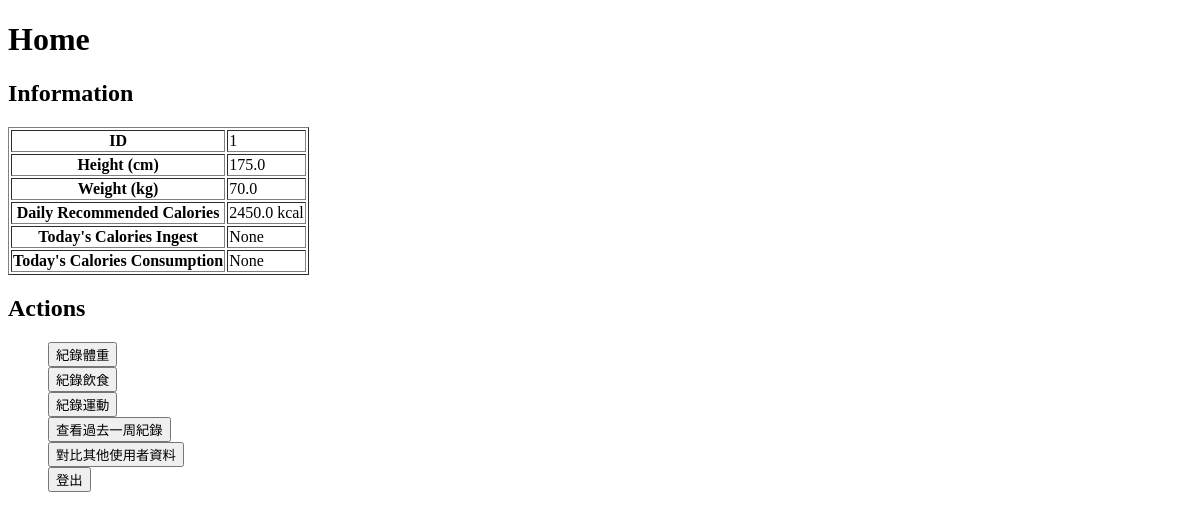
Before: /user_home/1 with the older database file.
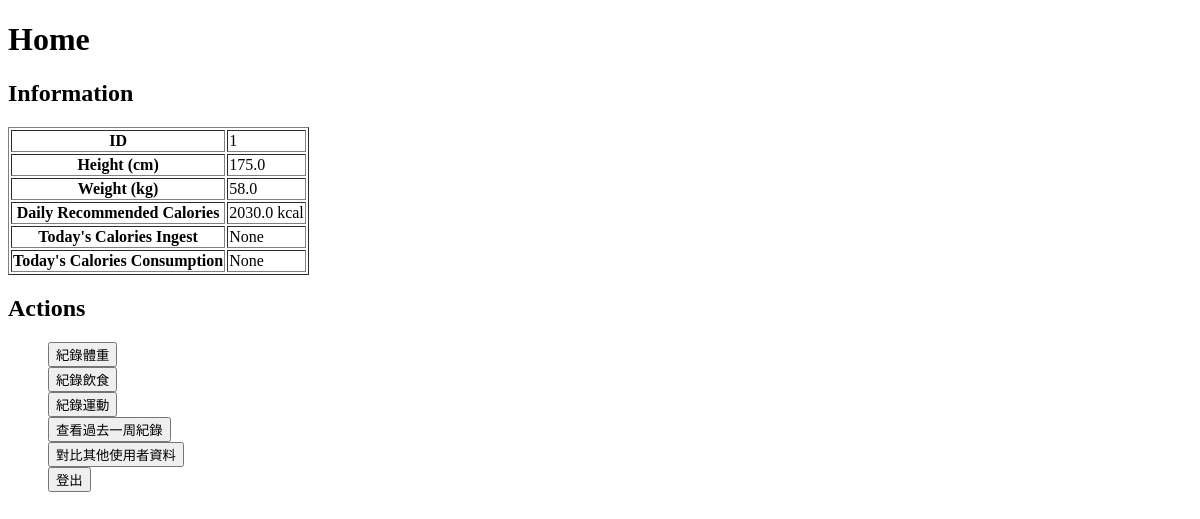
After: the same page with the newer database file.
### app.py (models this page shows)
class User(db.Model):
    id = db.Column(db.Integer, primary_key=True, autoincrement=True)
    weight = db.Column(db.Float, nullable=False)
    height = db.Column(db.Float, nullable=False)

### app.py (the view)
@app.route('/user_home/<int:user_id>')
def user_home(user_id):
    user = User.query.get(user_id)
    today_calories_consumption = (
        db.session.query(
            func.sum(UserExerciseRecord.calories_consumption)
        )
        .filter(UserExerciseRecord.user_id == user_id)
        .filter(UserExerciseRecord.date == datetime.utcnow().date())
        .scalar()
    )
    today_calories_ingest = (
        db.session.query(
            func.sum(UserCaloriesRecord.calories_ingest)
        )
        .filter(UserCaloriesRecord.user_id == user_id)
        .filter(UserCaloriesRecord.date == datetime.utcnow().date())
        .scalar()
    )
    return render_template('user_home.html',
                            user=user,
                            today_calories_consumption=today_calories_consumption,
                            today_calories_ingest=today_calories_ingest)

### templates/user_home.html (shortened to what this page needs)
<!DOCTYPE html>
<html lang="en">
<head>
</head>
<body>
    <h1>Home</h1>
    <h2>Information</h2>
    <table border="1">
        <tr>
            <th>ID</th>
            <td>{{ user.id }}</td>
        </tr>
        <tr>
            <th>Height (cm)</th>
            <td>{{ user.height }}</td>
        </tr>
        <tr>
            <th>Weight (kg)</th>
            <td>{{ user.weight }}</td>
        </tr>
        <tr>
            <th>Daily Recommended Calories</th>
            <td>{{ 35 * user.weight }} kcal</td>
        </tr>
        <tr>
            <th>Today's Calories Ingest</th>
            <td>{{ today_calories_ingest }}</td>
        </tr>
        <tr>
            <th>Today's Calories Consumption</th>
            <td>{{ today_calories_consumption }}</td>
        </tr>
    </table>
    <h2>Actions</h2>
    <ul>
        <form action="/record_weight" method="get">
            <button type="submit">紀錄體重</button>
        </form>
        <form action="/record_food" method="get">
            <button type="submit">紀錄飲食</button>
        </form>
        <form action="/record_exercise" method="get">
            <button type="submit">紀錄運動</button>
        </form>
        <form action="/view_past_week_records" method="get">
            <button type="submit">查看過去一周紀錄</button>
        </form>
        <form action="/compare_user_records" method="get">
            <button type="submit">對比其他使用者資料</button>
        </form>
        <form action="/" method="get">
            <button type="submit">登出</button>
        </form>
    </ul>
</body>
</html>

Changed rows visible on the page:
changed User id 1: weight "70.0" → "58.0"; 35*user.weight "2450.0" → "2030.0"
